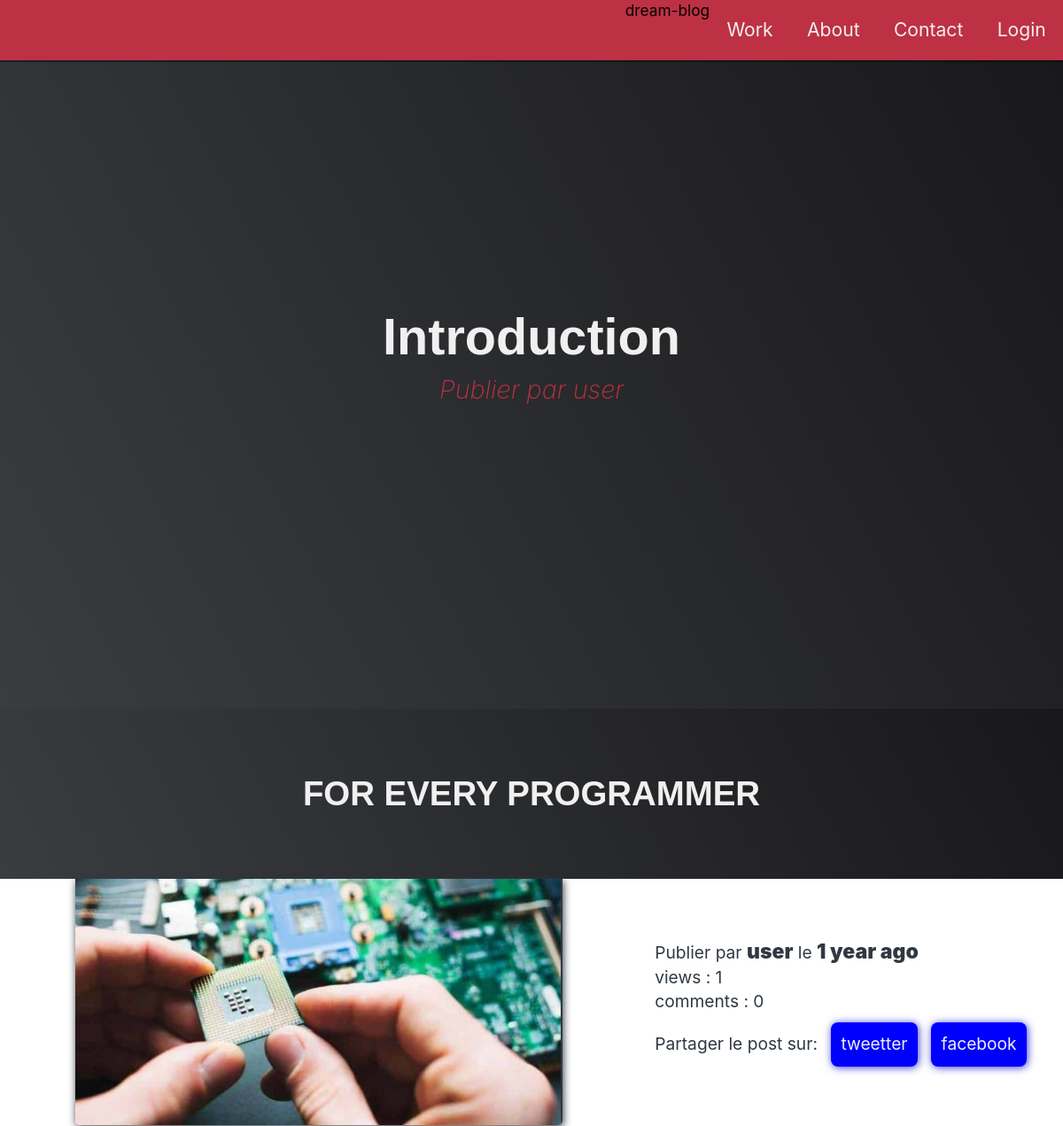
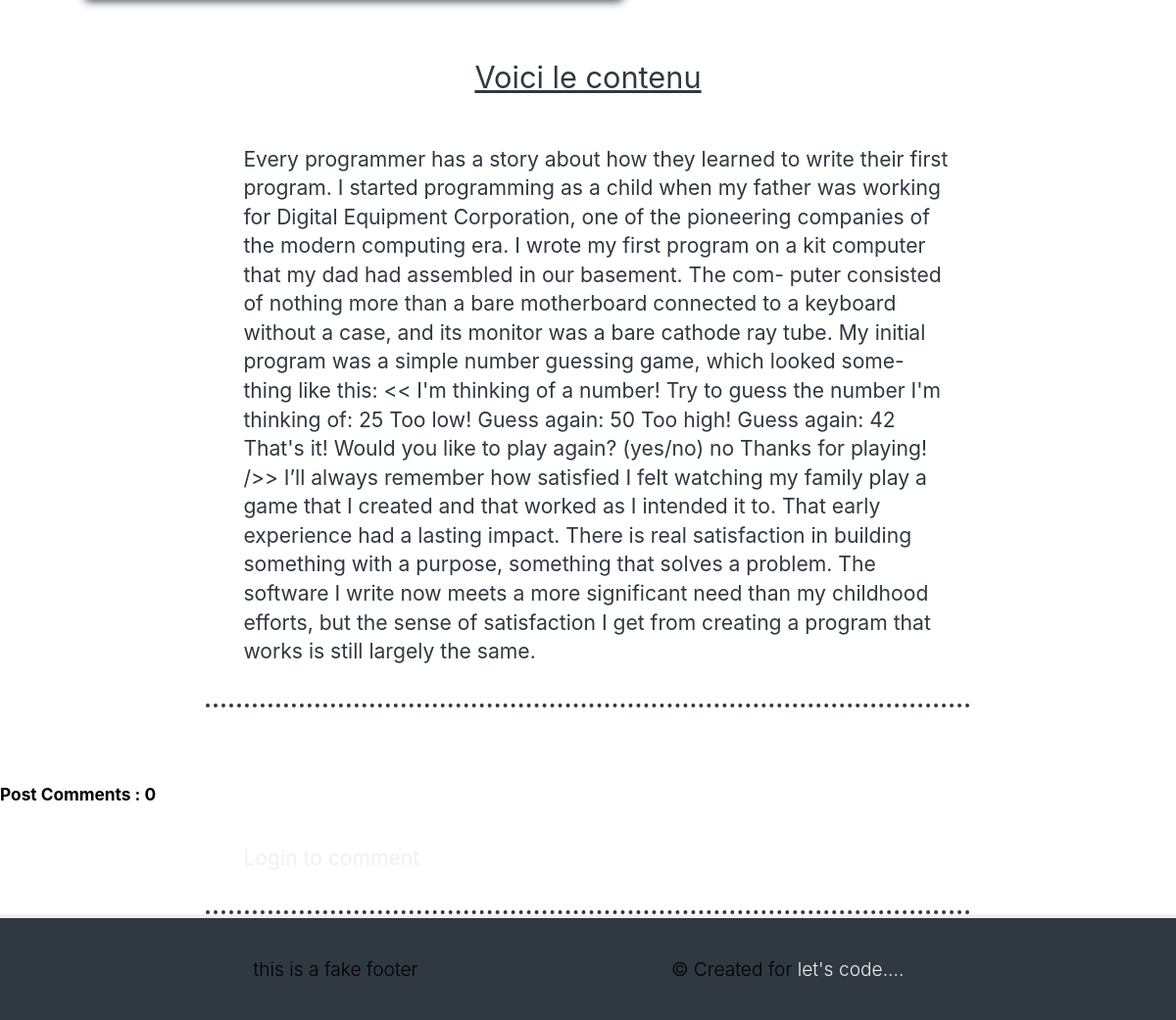
Screenshot of /post/7/ with the database file from the repository (2 pictures, top to bottom).
### post/models.py (models this page shows, shortened)
class Post(models.Model):
    title = models.CharField(max_length=100)
    overview = models.TextField(default ='')
    timestamp = models.DateTimeField(auto_now_add=True)
    mod_date = models.DateTimeField(auto_now = True)
    content = models.TextField()
    author = models.ForeignKey(Author, on_delete=models.CASCADE)
    thumbnail = models.ImageField()
    category = models.ManyToManyField(Category)
    featured = models.BooleanField()
    previous_post = models.ForeignKey(
        'self', related_name='previous', on_delete=models.SET_NULL, blank=True, null=True)
    next_post = models.ForeignKey(
        'self', related_name='next', on_delete=models.SET_NULL, blank=True, null=True)
    def get_absolute_url(self):
        return reverse('post-detail', kwargs={
            'id': self.pk
        })
    @property
    def get_comments(self):
        return self.comments.all().order_by('-timestamp')
    @property
    def comment_count(self):
        return Comment.objects.filter(post=self).count()
    @property
    def view_count(self):
        return PostView.objects.filter(post=self).count()

class Author(models.Model):
    user = models.OneToOneField(User, on_delete=models.CASCADE)
    profile_picture = models.ImageField()

### post/views.py (the view, shortened to what this page needs)
# urls.py: path('post/<int:id>/', views.post_detail, name = 'post-detail'),
def post_detail(request, id):
    category_count = get_category_count()
    most_recent = Post.objects.order_by('-timestamp')[:3]
    post = get_object_or_404(Post, id=id)
    create = post.timestamp
    modifi = post.mod_date
    if request.user.is_authenticated:
        PostView.objects.get_or_create(user=request.user, post=post)
    form = CommentForm(request.POST or None)
    context = {
        'post': post,
        'most_recent': most_recent,
        'category_count': category_count,
        'form': form,
        'create':create,
        'modifi':modifi,
    }
    return render(request, 'post/post_detail.html', context)

### post/views.py (called while the page is built)
def get_category_count():
    queryset = Post \
        .objects \
        .values('category__title') \
        .annotate(Count('category__title'))
    return queryset

### post/templates/post/post_detail.html (shortened to what this page needs)
{% extends 'post/base.html' %}
{% load static %}
{% block content %}
<main>
    <article>
        <h1 class="post-title">{{post.overview|truncatewords:6}}  </h1>
        <div class="detail-section">
            <img
                class="post-image"
                src="{{post.thumbnail.url}}"
                alt=""
            >
            <div class="post-detail">
                <p>Publier par
                <span class="post-auteur">{{post.author.user.username}}</span>
                le <span class="post-date-creation">{{post.timestamp|timesince}} ago
                <p><span>views : {{post.view_count}}</span> <br>
                    <span>comments : {{post.comment_count}}</span>
                </p>
                </p>
                <p class="post-button">Partager le post sur:
                    <a href="#" class="btn-post post-partage">tweetter</a>
                    <a href="#" class="btn-post post-partage">facebook</a>
                </p>
            </div>
        </div>
        <div class="contenu">
            <p class="post-contenu-section">Voici le contenu</p>
            <p class="post-contenu">{{post.content |safe}}</p>
        </div>
    </article>
</main>
<div class="post-comment">
    <h4>Post Comments : <span class="nbr-comments">{{post.comments.count}}</span></h4>
</div>
<section class="post-contenu">
    {% if request.user.is_authenticated %}
    <header>
        <h3>Laisser un commentaire</h3>
    </header>
    <form action="{% url 'post-detail' post.id %}" method="POST">
        {% csrf_token %}
        {{form.as_p}}
        <button type="submit">Commenter </button>
    </form>
    {% else %}
        <a href="#login"> Login to comment</a>
    {% endif %}
</section>
{% endblock content %}

### post/templates/post/header.html
{% block content %}
{% if request.path == post.get_absolute_url %}
    <header id="welcome-section" class="welcome-section">
        <h1>{{post.title}}</h1>
        <p>Publier par {{post.author.user.username}} </p>
    </header>
{% elif request.path == '/create/' %}
    <header id="welcome-section" class="welcome-section">
        <h1>Happy to create a new post!</h1>
        <p>{{request.user.username}} </p>
    </header>
{% elif request.path == post.get_update_url %}
    <header id="welcome-section" class="welcome-section">
        <h1>Update of {{post.title}}</h1>
        <p>by {{request.user.username}} </p>
    </header>
{% else %}
    <header id="welcome-section" class="welcome-section">
        <h1>Hey I am Patrice</h1>
        <p>a web developer</p>
    </header>
    {% endif %}
{% endblock content %}

### post/static/post/css/base.css (style rules this page uses)
:root { --main-white: #f0f0f0; --main-red: #be3144; --main-blue: #45567d; --main-gray: #303841; }
* { margin: 0; padding: 0; }
*, *::before, *::after { box-sizing: inherit; }
html { box-sizing: border-box; font-size: 62.5%; scroll-behavior: smooth; }
@media (max-width: 75em) { html { font-size: 60%; } }
body { font-family: -apple-system, BlinkMacSystemFont, 'Segoe UI', Roboto, Oxygen, Ubuntu, Cantarell, 'Open Sans', 'Helvetica Neue', sans-serif; font-size: 1.8rem; font-weight: 400; line-height: 1.4; }
h1, h2 { font-family: 'Raleway', sans-serif; font-weight: 700; text-align: center; }
h1 { font-size: 6rem; }
a { text-decoration: none; color: var(--main-white); }
img { display: block; width: 100%; height: auto; }

### post/static/post/css/header.css (style rules this page uses)
.welcome-section { display: flex; flex-direction: column; justify-content: center; align-items: center; width: 100%; height: 100vh; background-color:#000; background-image: linear-gradient(62deg, #3a3d40 0%, #181719 100%); }
.welcome-section > h1 { color: var(--main-white); }
.welcome-section > p { font-size: 3rem; font-weight: 200; font-style: italic; color: var(--main-red); }

### post/static/post/css/detail.css (style rules this page uses)
article { color: var(--main-gray); }
p { font-size: 2rem; }
.post-title { font-size: 4rem; height: 20rem; width: 100%; padding: 0rem 7rem 0rem 7rem; background-color: var(--main-gray); background-image: linear-gradient(62deg, #3a3d40 0%, #181719 100%); display: flex; color: var(--main-white); text-transform: uppercase; align-items: center; justify-content: center; }
.post-image { width: 100%; max-width: 550px ; height: auto; margin: 0 auto; max-height: 600px; border-right: 2px solid var(--main-gray); border-radius: 0px 0px 5px 5px; box-shadow: 1px 2px 10px var(--main-gray), 0px 0px 0px var(--main-white); }
.detail-section { display: grid; grid-template-columns: 1fr 40%; }
.post-detail { display: flex; flex-direction: column; justify-content: center; margin: 2rem; }
.post-auteur, .post-date-creation, .post-date-modification { font-size: 2.4rem; font-weight: 900; }
.btn-post { display: inline-block; padding: 1.2rem 1.2rem; margin: 1rem 0rem 0rem 1rem; text-align: center; border-radius: 8px; }
.post-partage { background-color: #0000ff; box-shadow: 1px 1px 10px #3939d6; color: var(--main-white); }
.contenu { display: flex; flex-direction: column; justify-content: center; }
.post-contenu-section { display: block; margin: 2rem auto; text-align: center !important; font-size: 3.2rem; text-decoration:underline ; }
.post-contenu { padding: 4rem 2rem 4rem 4rem; border-bottom: 4px dotted var(--main-gray); }
@media (min-width:60.25em) { .post-contenu { width: 100%; max-width: 780px; display: block; margin: auto; font-size: 2.2rem; } }
@media (min-width:60.25em) { .post-contenu-section { display: block; margin:6rem auto 1rem auto; } }
@media (min-width:60.25em) { .contenu { padding-bottom: 8rem; } }

### rows the page displays
Post: title "Introduction", author.user.username "user", overview "FOR EVERY PROGRAMMER", thumbnail (picture), timestamp "1 year", view_count "1", comment_count "0", content "Every programmer has a story about how they learned to write their first program. I started programming as a child when my father was working for Digital Equipment Corporation, one of the pioneering companies of the modern computing era. I wrote my first program on a kit computer that my dad had assembled in our basement. The com- puter consisted of nothing more than a bare motherboard connected to a keyboard without a case, and its monitor was a bare cathode ray tube. My initial program was a simple number guessing game, which looked some- thing like this: << I'm thinking of a number! Try to guess the number I'm thinking of: 25 Too low! Guess again: 50 Too high! Guess again: 42 That's it!…", comments.count "0"
